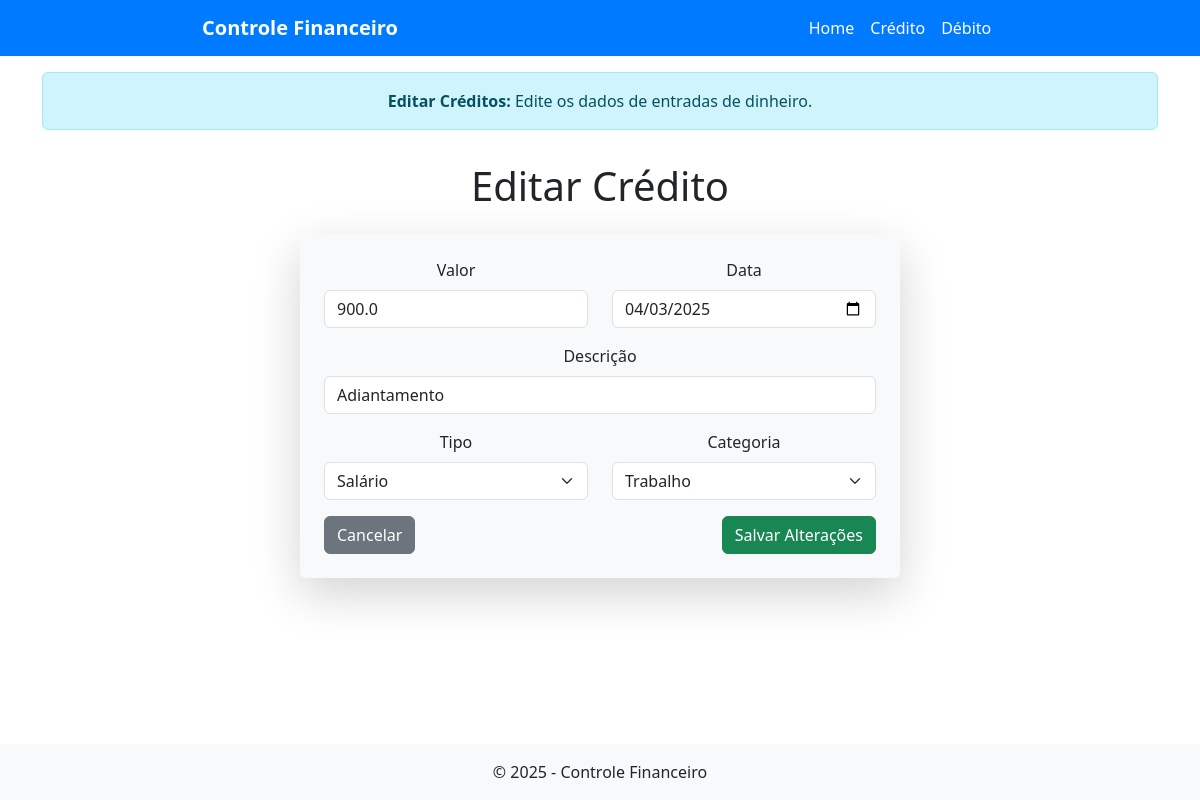
Screenshot of /editar_credito/3 with the database file from the repository.
### tables this page shows
CREATE TABLE creditos (
            id INTEGER PRIMARY KEY AUTOINCREMENT,
            valor REAL NOT NULL,
            descricao TEXT NOT NULL,
            tipo TEXT NOT NULL,
            categoria TEXT NOT NULL,
            data TEXT NOT NULL
        );

### app.py (the view, shortened to what this page needs)
@app.route("/editar_credito/<int:id>", methods=["GET", "POST"])
def editar_credito(id):
    conexao = sqlite3.connect("financeiro.db")
    cursor = conexao.cursor()
    cursor.execute("SELECT * FROM creditos WHERE id=?", (id,))
    credito = cursor.fetchone()
    conexao.close()
    return render_template("editar_credito.html", credito=credito)

### templates/editar_credito.html (shortened to what this page needs)
{% extends "base.html" %}
{% block alert %}
    <div class="container mt-3">
        <div class="alert alert-info text-center" role="alert">
            <strong>Editar Créditos:</strong> Edite os dados de entradas de dinheiro.
        </div>
    </div>
{% endblock %}
{% block content %}
<div class="container mt-3">
    <h1 class="mb-4 text-center">Editar Crédito</h1>
    <form method="POST" class="p-4 rounded shadow-lg bg-light mx-auto" style="max-width: 600px;">
        <div class="row">
            <div class="col-md-6 mb-3">
                <label for="valor" class="form-label">Valor</label>
                <input type="number" step="0.01" class="form-control" id="valor" name="valor" value="{{ credito[1] }}" required>
            </div>
            <div class="col-md-6 mb-3">
                <label for="data" class="form-label">Data</label>
                <input type="date" class="form-control" id="data" name="data" value="{{ credito[5] }}" required>
            </div>
        </div>
        <div class="mb-3">
            <label for="descricao" class="form-label">Descrição</label>
            <input type="text" class="form-control" id="descricao" name="descricao" value="{{ credito[2] }}" required>
        </div>
        <div class="row">
            <div class="col-md-6 mb-3">
                <label for="tipo" class="form-label">Tipo</label>
                <select class="form-select" id="tipo" name="tipo" required>
                    <option value="salario" {% if credito[3] == 'salario' %}selected{% endif %}>Salário</option>
                </select>
            </div>
            <div class="col-md-6 mb-3">
                <label for="categoria" class="form-label">Categoria</label>
                <select class="form-select" id="categoria" name="categoria" required>
                    <option value="trabalho" {% if credito[4] == 'trabalho' %}selected{% endif %}>Trabalho</option>
                </select>
            </div>
        </div>
        <div class="d-flex justify-content-between">
            <a href="{{ url_for('credito') }}" class="btn btn-secondary">Cancelar</a>
            <button type="submit" class="btn btn-success">Salvar Alterações</button>
        </div>
    </form>
</div>
{% endblock %}

### rows the page displays
creditos: valor "900.0", data "04/03/2025", descricao "Adiantamento"
